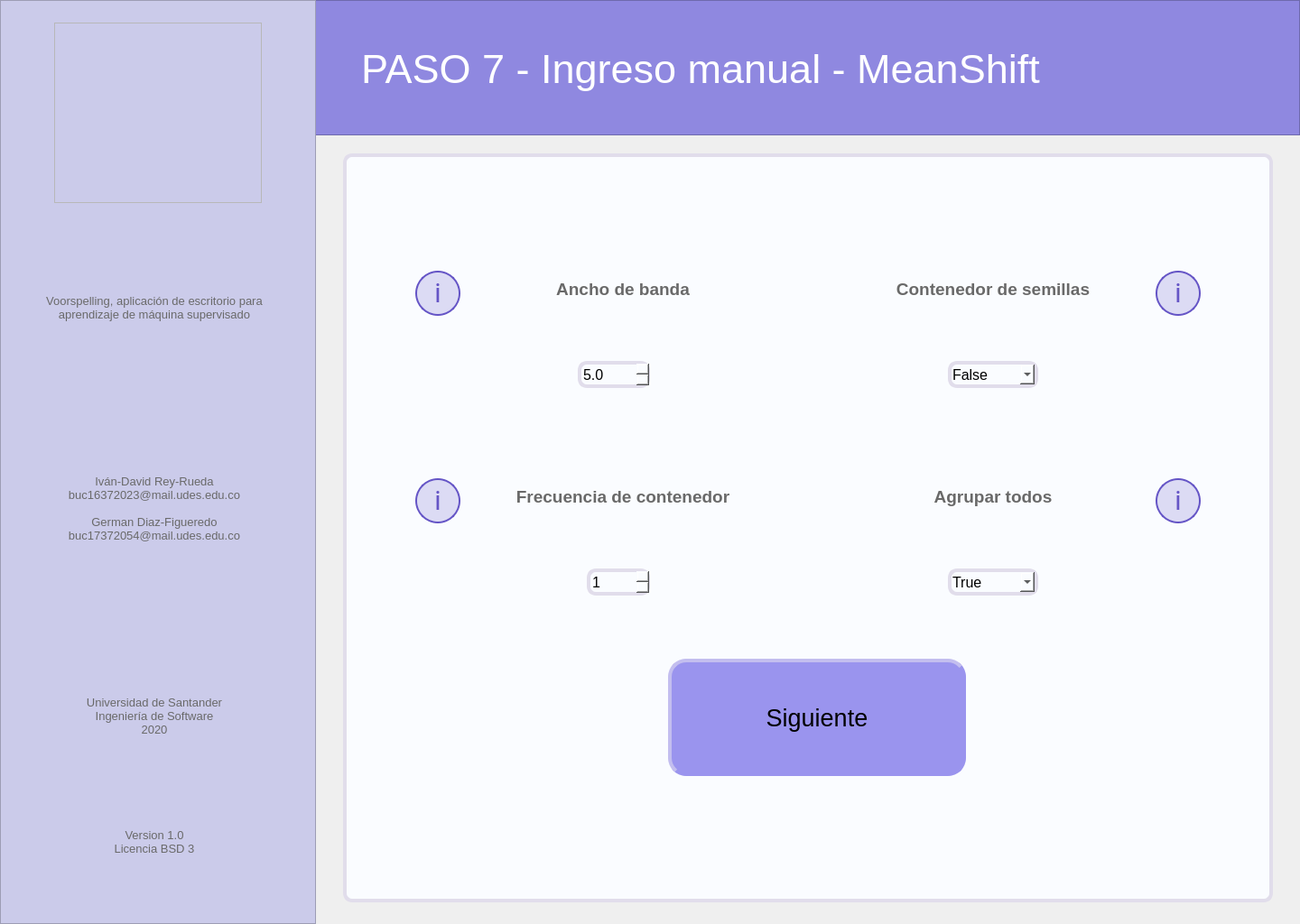
<?xml version="1.0" encoding="UTF-8"?>
<ui version="4.0">
 <class>MainWindow</class>
 <widget class="QMainWindow" name="MainWindow">
  <property name="geometry">
   <rect>
    <x>0</x>
    <y>0</y>
    <width>1440</width>
    <height>1024</height>
   </rect>
  </property>
  <property name="minimumSize">
   <size>
    <width>1440</width>
    <height>1024</height>
   </size>
  </property>
  <property name="maximumSize">
   <size>
    <width>1440</width>
    <height>1024</height>
   </size>
  </property>
  <property name="windowTitle">
   <string>Voorspelling</string>
  </property>
  <widget class="QWidget" name="centralwidget">
   <widget class="QFrame" name="left_bar">
    <property name="geometry">
     <rect>
      <x>0</x>
      <y>0</y>
      <width>350</width>
      <height>1024</height>
     </rect>
    </property>
    <property name="styleSheet">
     <string notr="true">background-color: rgb(203, 203, 234);

</string>
    </property>
    <property name="frameShape">
     <enum>QFrame::StyledPanel</enum>
    </property>
    <property name="frameShadow">
     <enum>QFrame::Raised</enum>
    </property>
    <widget class="QLabel" name="lbl_left_1">
     <property name="geometry">
      <rect>
       <x>18</x>
       <y>278</y>
       <width>306</width>
       <height>126</height>
      </rect>
     </property>
     <property name="font">
      <font>
       <pointsize>10</pointsize>
      </font>
     </property>
     <property name="styleSheet">
      <string notr="true">color: rgb(105, 105, 105);</string>
     </property>
     <property name="text">
      <string>Voorspelling, aplicación de escritorio para aprendizaje de máquina supervisado</string>
     </property>
     <property name="alignment">
      <set>Qt::AlignCenter</set>
     </property>
     <property name="wordWrap">
      <bool>true</bool>
     </property>
    </widget>
    <widget class="QLabel" name="lbl_left_2">
     <property name="geometry">
      <rect>
       <x>18</x>
       <y>500</y>
       <width>306</width>
       <height>126</height>
      </rect>
     </property>
     <property name="font">
      <font>
       <pointsize>10</pointsize>
      </font>
     </property>
     <property name="styleSheet">
      <string notr="true">color: rgb(105, 105, 105);</string>
     </property>
     <property name="text">
      <string>Iván-David Rey-Rueda
buc16372023@mail.udes.edu.co

German Diaz-Figueredo
buc17372054@mail.udes.edu.co</string>
     </property>
     <property name="alignment">
      <set>Qt::AlignCenter</set>
     </property>
     <property name="wordWrap">
      <bool>true</bool>
     </property>
    </widget>
    <widget class="QLabel" name="lbl_left_3">
     <property name="geometry">
      <rect>
       <x>18</x>
       <y>730</y>
       <width>306</width>
       <height>126</height>
      </rect>
     </property>
     <property name="font">
      <font>
       <pointsize>10</pointsize>
      </font>
     </property>
     <property name="styleSheet">
      <string notr="true">color: rgb(105, 105, 105);</string>
     </property>
     <property name="text">
      <string>Universidad de Santander
Ingeniería de Software
2020</string>
     </property>
     <property name="alignment">
      <set>Qt::AlignCenter</set>
     </property>
     <property name="wordWrap">
      <bool>true</bool>
     </property>
    </widget>
    <widget class="QLabel" name="lbl_left_4">
     <property name="geometry">
      <rect>
       <x>18</x>
       <y>870</y>
       <width>306</width>
       <height>126</height>
      </rect>
     </property>
     <property name="font">
      <font>
       <pointsize>10</pointsize>
      </font>
     </property>
     <property name="styleSheet">
      <string notr="true">color: rgb(105, 105, 105);</string>
     </property>
     <property name="text">
      <string>Version 1.0
Licencia BSD 3</string>
     </property>
     <property name="alignment">
      <set>Qt::AlignCenter</set>
     </property>
     <property name="wordWrap">
      <bool>true</bool>
     </property>
    </widget>
   </widget>
   <widget class="QFrame" name="logo">
    <property name="geometry">
     <rect>
      <x>60</x>
      <y>25</y>
      <width>230</width>
      <height>200</height>
     </rect>
    </property>
    <property name="styleSheet">
     <string notr="true">image: url(:/image/voorspelling_logo.png);</string>
    </property>
    <property name="frameShape">
     <enum>QFrame::StyledPanel</enum>
    </property>
    <property name="frameShadow">
     <enum>QFrame::Raised</enum>
    </property>
   </widget>
   <widget class="QFrame" name="up_bar">
    <property name="geometry">
     <rect>
      <x>0</x>
      <y>0</y>
      <width>1440</width>
      <height>150</height>
     </rect>
    </property>
    <property name="styleSheet">
     <string notr="true">background-color: rgb(143, 136, 224);</string>
    </property>
    <property name="frameShape">
     <enum>QFrame::StyledPanel</enum>
    </property>
    <property name="frameShadow">
     <enum>QFrame::Raised</enum>
    </property>
    <widget class="QLabel" name="lbl_tittle">
     <property name="geometry">
      <rect>
       <x>400</x>
       <y>40</y>
       <width>761</width>
       <height>72</height>
      </rect>
     </property>
     <property name="font">
      <font>
       <family>MS Shell Dlg 2</family>
       <pointsize>34</pointsize>
       <weight>50</weight>
       <italic>false</italic>
       <bold>false</bold>
      </font>
     </property>
     <property name="styleSheet">
      <string notr="true">border: none;
color: rgb(255, 255, 255);</string>
     </property>
     <property name="text">
      <string>PASO 7 - Ingreso manual - MeanShift</string>
     </property>
     <property name="scaledContents">
      <bool>false</bool>
     </property>
     <property name="alignment">
      <set>Qt::AlignLeading|Qt::AlignLeft|Qt::AlignVCenter</set>
     </property>
     <property name="wordWrap">
      <bool>true</bool>
     </property>
     <property name="margin">
      <number>0</number>
     </property>
     <property name="indent">
      <number>0</number>
     </property>
    </widget>
   </widget>
   <widget class="QFrame" name="main_area">
    <property name="geometry">
     <rect>
      <x>380</x>
      <y>170</y>
      <width>1030</width>
      <height>830</height>
     </rect>
    </property>
    <property name="styleSheet">
     <string notr="true">background-color: rgb(250, 252, 255);
border: 4px solid;
border-color: rgb(225, 221, 235);
border-radius: 10px;</string>
    </property>
    <property name="frameShape">
     <enum>QFrame::StyledPanel</enum>
    </property>
    <property name="frameShadow">
     <enum>QFrame::Raised</enum>
    </property>
    <widget class="QLabel" name="lbl_ancho_banda">
     <property name="geometry">
      <rect>
       <x>130</x>
       <y>110</y>
       <width>360</width>
       <height>80</height>
      </rect>
     </property>
     <property name="font">
      <font>
       <pointsize>14</pointsize>
       <weight>75</weight>
       <bold>true</bold>
      </font>
     </property>
     <property name="styleSheet">
      <string notr="true">color: rgb(105, 105, 105);
border: none;</string>
     </property>
     <property name="text">
      <string>Ancho de banda</string>
     </property>
     <property name="alignment">
      <set>Qt::AlignCenter</set>
     </property>
     <property name="wordWrap">
      <bool>true</bool>
     </property>
    </widget>
    <widget class="QLabel" name="lbl_contenedor_semillas">
     <property name="geometry">
      <rect>
       <x>540</x>
       <y>110</y>
       <width>360</width>
       <height>80</height>
      </rect>
     </property>
     <property name="font">
      <font>
       <pointsize>14</pointsize>
       <weight>75</weight>
       <bold>true</bold>
      </font>
     </property>
     <property name="styleSheet">
      <string notr="true">color: rgb(105, 105, 105);
border: none;</string>
     </property>
     <property name="text">
      <string>Contenedor de semillas</string>
     </property>
     <property name="alignment">
      <set>Qt::AlignCenter</set>
     </property>
     <property name="wordWrap">
      <bool>true</bool>
     </property>
    </widget>
    <widget class="QLabel" name="lbl_frecuencia_contenedor">
     <property name="geometry">
      <rect>
       <x>130</x>
       <y>340</y>
       <width>360</width>
       <height>80</height>
      </rect>
     </property>
     <property name="font">
      <font>
       <pointsize>14</pointsize>
       <weight>75</weight>
       <bold>true</bold>
      </font>
     </property>
     <property name="styleSheet">
      <string notr="true">color: rgb(105, 105, 105);
border: none;</string>
     </property>
     <property name="text">
      <string>Frecuencia de contenedor</string>
     </property>
     <property name="alignment">
      <set>Qt::AlignCenter</set>
     </property>
     <property name="wordWrap">
      <bool>true</bool>
     </property>
    </widget>
    <widget class="QLabel" name="lbl_agrupar_todos">
     <property name="geometry">
      <rect>
       <x>540</x>
       <y>340</y>
       <width>360</width>
       <height>80</height>
      </rect>
     </property>
     <property name="font">
      <font>
       <pointsize>14</pointsize>
       <weight>75</weight>
       <bold>true</bold>
      </font>
     </property>
     <property name="styleSheet">
      <string notr="true">color: rgb(105, 105, 105);
border: none;</string>
     </property>
     <property name="text">
      <string>Agrupar todos</string>
     </property>
     <property name="alignment">
      <set>Qt::AlignCenter</set>
     </property>
     <property name="wordWrap">
      <bool>true</bool>
     </property>
    </widget>
    <widget class="QPushButton" name="btn_info_ancho_banda">
     <property name="geometry">
      <rect>
       <x>80</x>
       <y>130</y>
       <width>50</width>
       <height>50</height>
      </rect>
     </property>
     <property name="styleSheet">
      <string notr="true">QPushButton{
background: rgba(101, 85, 198, 0.2);
border: 2px solid #6555C6;
box-sizing: border-box;
border-radius: 25px;


position: absolute;
width: 25px;
height: 44.55px;
font-family: Roboto;
font-style: normal;
font-weight: normal;
font-size: 30px;
line-height: 56px;
display: flex;
align-items: center;
text-align: center;

color: #6555C6;
}
QPushButton:hover{
background-color: rgb(190, 185, 250);
}
QPushButton:pressed{
background-color: rgb(160, 150, 240);
}</string>
     </property>
     <property name="text">
      <string>i</string>
     </property>
    </widget>
    <widget class="QPushButton" name="btn_info_frecuencia_contenedor">
     <property name="geometry">
      <rect>
       <x>80</x>
       <y>360</y>
       <width>50</width>
       <height>50</height>
      </rect>
     </property>
     <property name="styleSheet">
      <string notr="true">QPushButton{
background: rgba(101, 85, 198, 0.2);
border: 2px solid #6555C6;
box-sizing: border-box;
border-radius: 25px;


position: absolute;
width: 25px;
height: 44.55px;
font-family: Roboto;
font-style: normal;
font-weight: normal;
font-size: 30px;
line-height: 56px;
display: flex;
align-items: center;
text-align: center;

color: #6555C6;
}
QPushButton:hover{
background-color: rgb(190, 185, 250);
}
QPushButton:pressed{
background-color: rgb(160, 150, 240);
}</string>
     </property>
     <property name="text">
      <string>i</string>
     </property>
    </widget>
    <widget class="QPushButton" name="btn_info_contenedor_semillas">
     <property name="geometry">
      <rect>
       <x>900</x>
       <y>130</y>
       <width>50</width>
       <height>50</height>
      </rect>
     </property>
     <property name="styleSheet">
      <string notr="true">QPushButton{
background: rgba(101, 85, 198, 0.2);
border: 2px solid #6555C6;
box-sizing: border-box;
border-radius: 25px;


position: absolute;
width: 25px;
height: 44.55px;
font-family: Roboto;
font-style: normal;
font-weight: normal;
font-size: 30px;
line-height: 56px;
display: flex;
align-items: center;
text-align: center;

color: #6555C6;
}
QPushButton:hover{
background-color: rgb(190, 185, 250);
}
QPushButton:pressed{
background-color: rgb(160, 150, 240);
}</string>
     </property>
     <property name="text">
      <string>i</string>
     </property>
    </widget>
    <widget class="QPushButton" name="btn_info_agrupar_todos">
     <property name="geometry">
      <rect>
       <x>900</x>
       <y>360</y>
       <width>50</width>
       <height>50</height>
      </rect>
     </property>
     <property name="styleSheet">
      <string notr="true">QPushButton{
background: rgba(101, 85, 198, 0.2);
border: 2px solid #6555C6;
box-sizing: border-box;
border-radius: 25px;


position: absolute;
width: 25px;
height: 44.55px;
font-family: Roboto;
font-style: normal;
font-weight: normal;
font-size: 30px;
line-height: 56px;
display: flex;
align-items: center;
text-align: center;

color: #6555C6;
}
QPushButton:hover{
background-color: rgb(190, 185, 250);
}
QPushButton:pressed{
background-color: rgb(160, 150, 240);
}</string>
     </property>
     <property name="text">
      <string>i</string>
     </property>
    </widget>
    <widget class="QSpinBox" name="sb_frecuencia_contenedor">
     <property name="geometry">
      <rect>
       <x>270</x>
       <y>460</y>
       <width>70</width>
       <height>30</height>
      </rect>
     </property>
     <property name="font">
      <font>
       <pointsize>12</pointsize>
      </font>
     </property>
     <property name="minimum">
      <number>1</number>
     </property>
     <property name="maximum">
      <number>1000</number>
     </property>
     <property name="value">
      <number>1</number>
     </property>
    </widget>
    <widget class="QComboBox" name="cb_agrupar_todos">
     <property name="geometry">
      <rect>
       <x>670</x>
       <y>460</y>
       <width>100</width>
       <height>30</height>
      </rect>
     </property>
     <property name="font">
      <font>
       <pointsize>12</pointsize>
      </font>
     </property>
     <property name="currentIndex">
      <number>1</number>
     </property>
     <item>
      <property name="text">
       <string>False</string>
      </property>
     </item>
     <item>
      <property name="text">
       <string>True</string>
      </property>
     </item>
    </widget>
    <widget class="QDoubleSpinBox" name="sb_ancho_banda">
     <property name="geometry">
      <rect>
       <x>260</x>
       <y>230</y>
       <width>80</width>
       <height>30</height>
      </rect>
     </property>
     <property name="font">
      <font>
       <pointsize>12</pointsize>
      </font>
     </property>
     <property name="decimals">
      <number>1</number>
     </property>
     <property name="minimum">
      <double>1.000000000000000</double>
     </property>
     <property name="maximum">
      <double>100.000000000000000</double>
     </property>
     <property name="singleStep">
      <double>0.100000000000000</double>
     </property>
     <property name="value">
      <double>5.000000000000000</double>
     </property>
    </widget>
    <widget class="QPushButton" name="btn_next">
     <property name="geometry">
      <rect>
       <x>360</x>
       <y>560</y>
       <width>330</width>
       <height>130</height>
      </rect>
     </property>
     <property name="font">
      <font>
       <pointsize>20</pointsize>
       <kerning>true</kerning>
      </font>
     </property>
     <property name="styleSheet">
      <string notr="true">QPushButton{
background-color: rgb(154, 148, 238);
border-left-color: rgb(195, 190, 239);
border-top-color: rgb(195, 190, 239);
border-bottom-color: rgb(154, 148, 238);
border-right-color: rgb(154, 148, 238);
border-radius: 20px;
}
QPushButton:hover{
background-color: rgb(160, 155, 245);
}
QPushButton:pressed{
background-color: rgb(150, 140, 230);
border-left-color: rgb(140, 135, 220);
border-top-color: rgb(140, 135, 220);
border-bottom-color: rgb(195, 190, 239);
border-right-color: rgb(195, 190, 239);
}</string>
     </property>
     <property name="text">
      <string>Siguiente</string>
     </property>
     <property name="autoDefault">
      <bool>false</bool>
     </property>
    </widget>
    <widget class="QComboBox" name="cb_contenedor_semillas">
     <property name="geometry">
      <rect>
       <x>670</x>
       <y>230</y>
       <width>100</width>
       <height>30</height>
      </rect>
     </property>
     <property name="font">
      <font>
       <pointsize>12</pointsize>
      </font>
     </property>
     <property name="currentIndex">
      <number>0</number>
     </property>
     <item>
      <property name="text">
       <string>False</string>
      </property>
     </item>
     <item>
      <property name="text">
       <string>True</string>
      </property>
     </item>
    </widget>
   </widget>
   <zorder>up_bar</zorder>
   <zorder>left_bar</zorder>
   <zorder>logo</zorder>
   <zorder>main_area</zorder>
  </widget>
 </widget>
 <resources>
  <include location="Images_voor.qrc"/>
 </resources>
 <connections/>
</ui>
